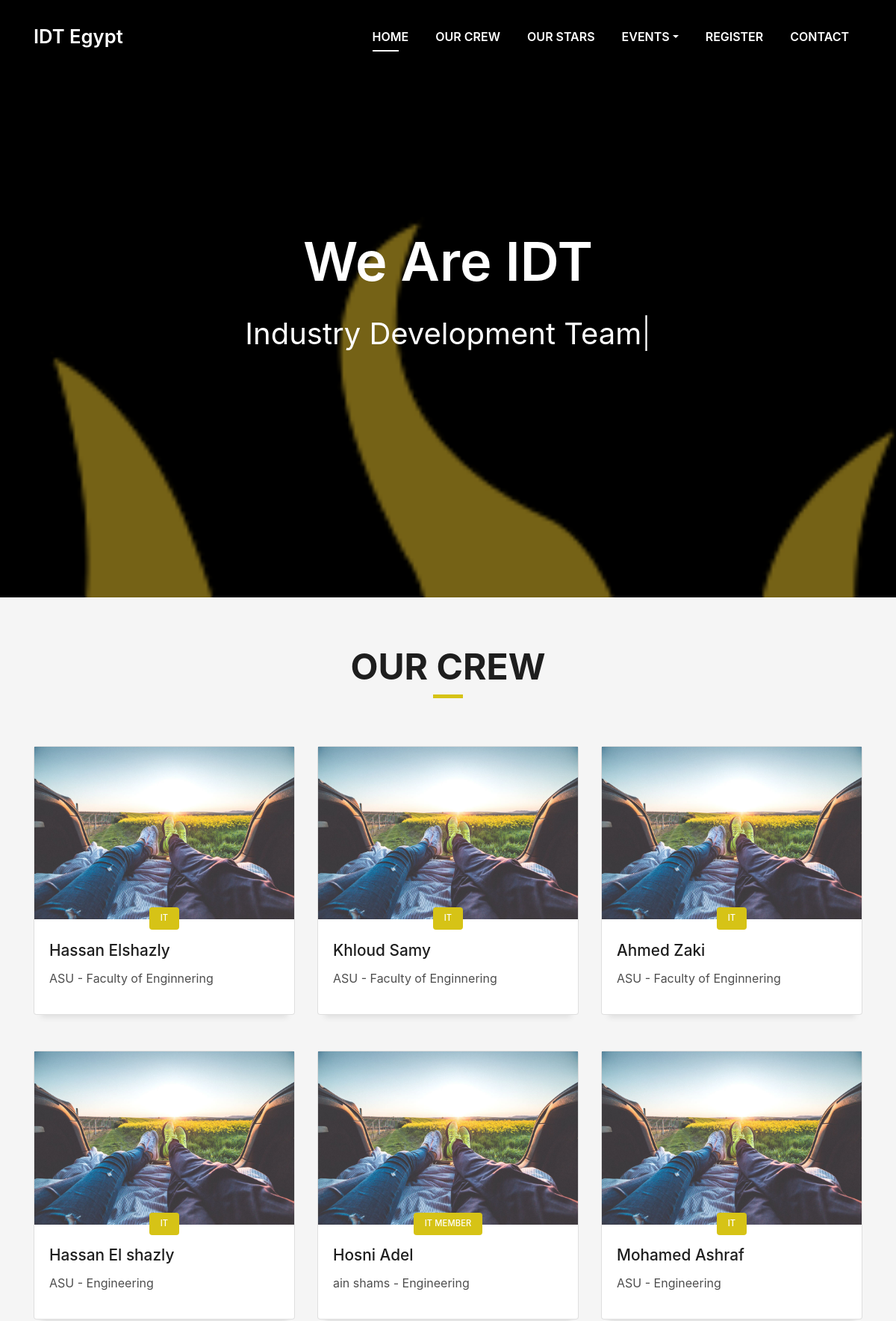
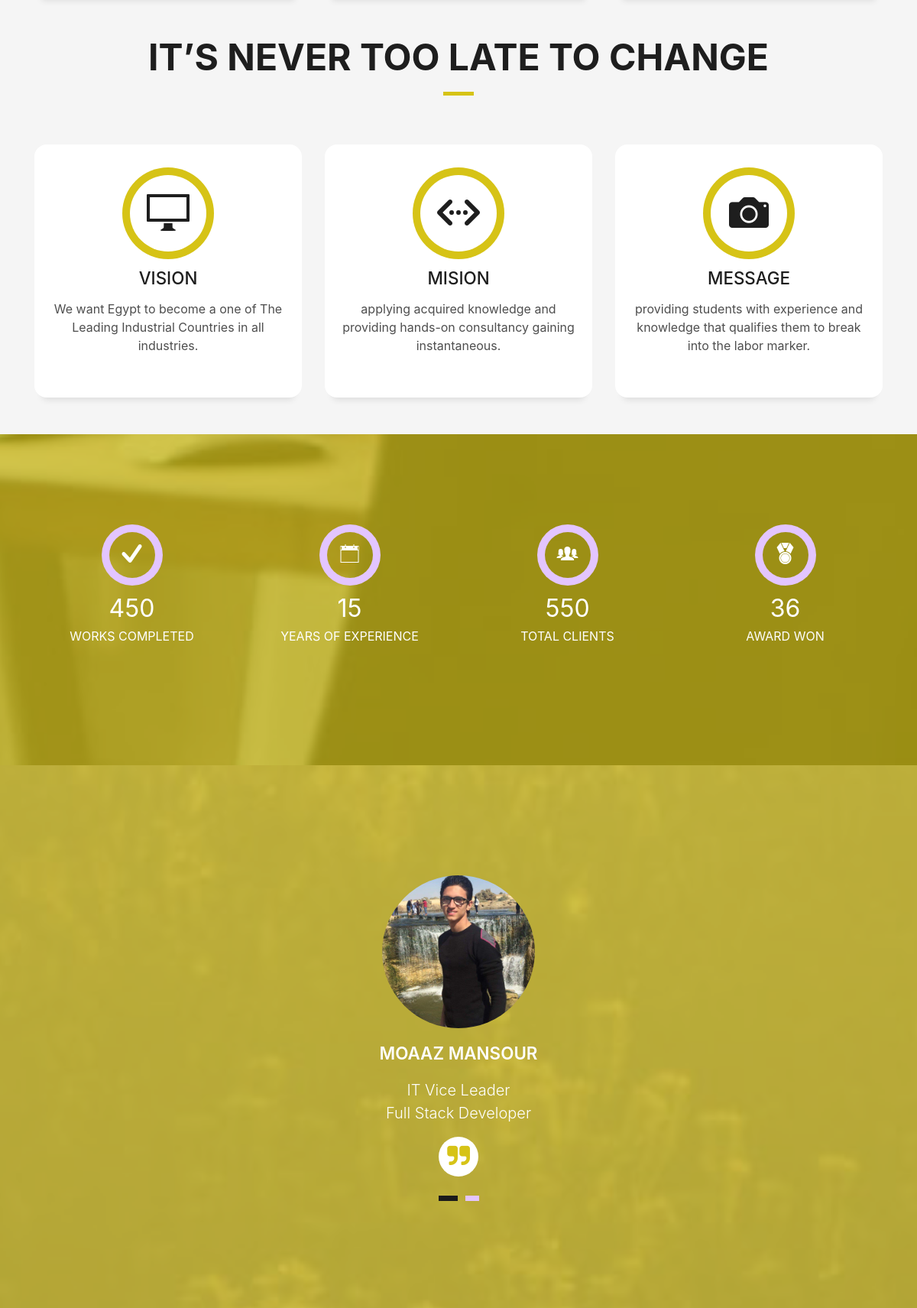
The page / (upper part) on the database its author committed (2 pictures, top to bottom).
### tables this page shows
CREATE TABLE `members` (
  `id` int(11) NOT NULL,
  `name` varchar(255) NOT NULL,
  `phone` varchar(255) NOT NULL,
  `email` varchar(255) NOT NULL,
  `date` varchar(255) NOT NULL,
  `uni` varchar(255) NOT NULL,
  `faculty` varchar(255) NOT NULL,
  `year` varchar(255) NOT NULL,
  `experience` text NOT NULL,
  `position` varchar(255) NOT NULL,
  `gender` varchar(255) NOT NULL,
  `photo` varchar(255) NOT NULL
);

### index.php (the view, shortened to what this page needs)
<?php
    $sql = new PDO('mysql:host=localhost;port=3306;dbname=members', 'root', '');
    $sql->setAttribute(PDO::ATTR_ERRMODE, PDO::ERRMODE_WARNING);
    $qureyView = "SELECT * FROM members";
    $stmt = $sql->query($qureyView);
?>
<!DOCTYPE html>
<html lang="en">
<head>
  <link href="lib/bootstrap/css/bootstrap.min.css" rel="stylesheet">
  <link href="lib/font-awesome/css/font-awesome.min.css" rel="stylesheet">
  <link href="lib/animate/animate.min.css" rel="stylesheet">
  <link href="lib/ionicons/css/ionicons.min.css" rel="stylesheet">
  <link href="lib/owlcarousel/assets/owl.carousel.min.css" rel="stylesheet">
  <link href="lib/lightbox/css/lightbox.min.css" rel="stylesheet">
  <link href="css/style-yellow.css" rel="stylesheet">
</head>
<body id="page-top">
  <nav class="navbar navbar-b navbar-trans navbar-expand-md fixed-top" id="mainNav">
    <div class="container">
      <a class="navbar-brand js-scroll" href="#page-top"> IDT Egypt</a>
      <div class="navbar-collapse collapse justify-content-end" id="navbarDefault">
        <ul class="navbar-nav">
          <li class="nav-item">
            <a class="nav-link js-scroll active" href="#home">Home</a>
          </li>
          <li class="nav-item">
            <a class="nav-link js-scroll" href="#crew">Our Crew</a>
          </li>
          <li class="nav-item">
            <a class="nav-link js-scroll" href="#stars">Our Stars</a>
          </li>
          <li class="nav-item">
            <a class="nav-link js-scroll dropdown-toggle cart" data-toggle="dropdown" href="##">Events</a>
                </li>
          <li class="nav-item">
            <a class="nav-link js-scroll" href="new.php">Register</a>
          </li>
          <li class="nav-item">
            <a class="nav-link js-scroll" href="#contact">Contact</a>
          </li>
        </ul>
      </div>
    </div>
  </nav>
  <div id="home" class="intro route bg-image" style="background-image: url(img/idt.png)">
    <div class="overlay-itro"></div>
    <div class="intro-content display-table">
      <div class="table-cell">
        <div class="container">
          <h1 class="intro-title mb-4">We Are IDT</h1>
          <p class="intro-subtitle"><span class="text-slider-items">Industry Development Team,It’s Never Too late to Change</span><strong class="text-slider"></strong></p>
        </div>
      </div>
    </div>
  </div>
  <section id="blog" class="blog-mf sect-pt4 route">
    <div class="container">
      <div class="row" id="crew">
        <div class="col-sm-12">
          <div class="title-box text-center">
            <h3 class="title-a">
              Our Crew
            </h3>
            <div class="line-mf"></div>
          </div>
        </div>
      </div>
      <div class="row">
      <?php while($row = $stmt->fetch(PDO::FETCH_ASSOC)) { ?>
        <div class="col-md-4">
          <div class="card card-blog">
            <div class="card-img" >
              <a href="members.php?member=<?=$row['name'] ?>"><img src="<?php echo empty($row['photo']) ?"img/post-1.jpg" : "images/".$row['photo']?>"
                            alt="" class="img-fluid"style="object-fit:contain ; max-width:100% ; max-height:100%" ></a>
            </div>
            <div class="card-body">
              <div class="card-category-box">
                <div class="card-category">
                  <h6 class="category"><?=$row['position'] ?></h6>
                </div>
              </div>
              <h3 class="card-title"><a href="members.php?member=<?=$row['name'] ?>"><?=$row['name'] ?></a></h3>
              <p class="card-description">
              <?php echo $row['uni']." - ".$row['faculty']  ?>
              </p>
            </div>
          </div>
        </div>
        <?php }?>
      </div>
    </div>
  </section>
  <section id="service" class="services-mf route">
    <div class="container">
      <div class="row">
        <div class="col-sm-12">
          <div class="title-box text-center">
            <h3 class="title-a">
            It’s Never Too late to Change
            </h3>
            <div class="line-mf"></div>
          </div>
        </div>
      </div>
      <div class="row">
        <div class="col-md-4">
          <div class="service-box">
            <div class="service-ico">
              <span class="ico-circle"><i class="ion-monitor"></i></span>
            </div>
            <div class="service-content">
              <h2 class="s-title">VISION</h2>
              <p class="s-description text-center">
                  We want Egypt to become a one of The Leading Industrial Countries
                  in all industries.
              </p>
            </div>
          </div>
        </div>
        <div class="col-md-4">
          <div class="service-box">
            <div class="service-ico">
              <span class="ico-circle"><i class="ion-code-working"></i></span>
            </div>
            <div class="service-content">
              <h2 class="s-title">MISION</h2>
              <p class="s-description text-center">
              applying acquired knowledge and providing hands-on consultancy gaining instantaneous.
              </p>
            </div>
          </div>
        </div>
        <div class="col-md-4">
          <div class="service-box">
            <div class="service-ico">
              <span class="ico-circle"><i class="ion-camera"></i></span>
            </div>
            <div class="service-content">
              <h2 class="s-title">Message</h2>
              <p class="s-description text-center">
              providing students with experience and knowledge that qualifies them to break into the labor marker.
              </p>
            </div>
          </div>
        </div>
      </div>
    </div>
  </section>
  <div class="section-counter paralax-mf bg-image" style="background-image: url(img/counters-bg.jpg)">
    <div class="overlay-mf"></div>
    <div class="container">
      <div class="row">
        <div class="col-sm-3 col-lg-3">
          <div class="counter-box">
            <div class="counter-ico">
              <span class="ico-circle"><i class="ion-checkmark-round"></i></span>
            </div>
            <div class="counter-num">
              <p class="counter">450</p>
              <span class="counter-text">WORKS COMPLETED</span>
            </div>
          </div>
        </div>
        <div class="col-sm-3 col-lg-3">
          <div class="counter-box pt-4 pt-md-0">
            <div class="counter-ico">
              <span class="ico-circle"><i class="ion-ios-calendar-outline"></i></span>
            </div>
            <div class="counter-num">
              <p class="counter">15</p>
              <span class="counter-text">YEARS OF EXPERIENCE</span>
            </div>
          </div>
        </div>
        <div class="col-sm-3 col-lg-3">
          <div class="counter-box pt-4 pt-md-0">
            <div class="counter-ico">
              <span class="ico-circle"><i class="ion-ios-people"></i></span>
            </div>
            <div class="counter-num">
              <p class="counter">550</p>
              <span class="counter-text">TOTAL CLIENTS</span>
            </div>
          </div>
        </div>
        <div class="col-sm-3 col-lg-3">
          <div class="counter-box pt-4 pt-md-0">
            <div class="counter-ico">
              <span class="ico-circle"><i class="ion-ribbon-a"></i></span>
            </div>
            <div class="counter-num">
              <p class="counter">36</p>
              <span class="counter-text">AWARD WON</span>
            </div>
          </div>
        </div>
      </div>
    </div>
  </div>
  <section id="stars" >
  <div class="testimonials paralax-mf bg-image" style="background-image: url(img/overlay-bg.jpg)">
    <div class="overlay-mf"></div>
    <div class="container">
      <div class="row">
        <div class="col-md-12">
          <div id="testimonial-mf" class="owl-carousel owl-theme">
          <div class="testimonial-box">
              <div class="author-test">
                <img src="img/moaaz.jpg" alt="" class="rounded-circle b-shadow-a" style="width:200px">
                <span class="author">Moaaz Mansour</span>
              </div>
              <div class="content-test">
                <p class="description lead">
                IT Vice Leader <br> Full Stack Developer
                </p>
                <span class="comit"><i class="fa fa-quote-right"></i></span>
              </div>
            </div>
          </div>
        </div>
      </div>
    </div>
  </div>
</section>
</body>
</html>

### rows shown on the page
members: position "IT", name "Hassan Elshazly", uni "ASU", faculty "Faculty of Enginnering"
members: position "IT", name "Khloud Samy", uni "ASU", faculty "Faculty of Enginnering"
members: position "IT", name "Ahmed Zaki", uni "ASU", faculty "Faculty of Enginnering"
members: position "IT", name "Hassan El shazly", uni "ASU", faculty "Engineering"
members: position "IT MEMBER", name "Hosni Adel", uni "ain shams", faculty "Engineering"
members: position "IT", name "Mohamed Ashraf", uni "ASU", faculty "Engineering"
